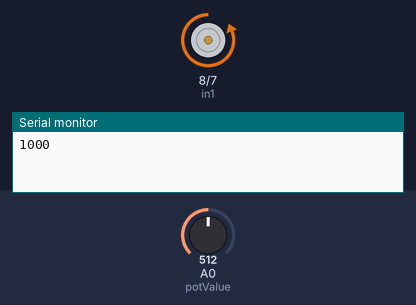
Simulated run of this sketch. Board: Arduino Uno, built with avr-gcc and run on an emulated ATmega328P. On the bench: motor-driver pin pairs drawn as motors (green arrow = first pin HIGH = forward, orange = second pin HIGH = backward, longer = more drive, scaled by the enable pin), the last lines printed to the serial monitor. Inputs (shaded band) come from the test bench; at power-on: A0 (potValue) = 512.

Above: at 2.8 s.
2.9 s: A0 (potValue) set to 122
6.4 s: A0 (potValue) set to 0
At 7.8 s:
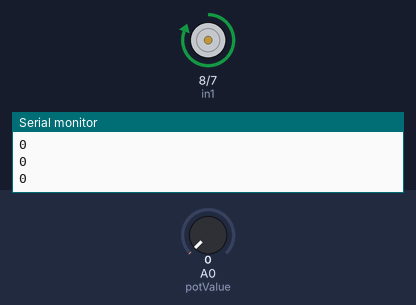
9.1 s: A0 (potValue) set to 306
At 10.1 s:
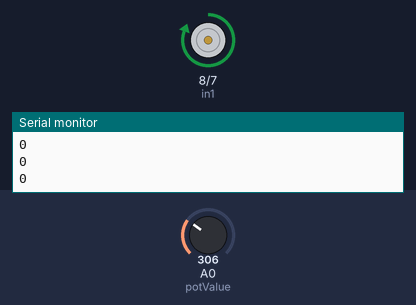
Timing chart, 0 to 18.6 s (numbered marks = the images above; inputs shaded):
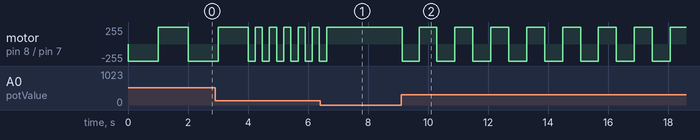

The sketch:

ventillator.ino
```cpp
#define enA 9
#define in1 8
#define in2 7
#define potValue A0
void setup() {
  Serial.begin(9600);
  pinMode(enA, OUTPUT);
  pinMode(in1, OUTPUT);
  pinMode(in2, OUTPUT);
  pinMode(potValue, INPUT);


}
void loop() {
  int potValue = analogRead(A0); // Read potentiometer value
//  int pwmOutput = map(potValue, 0, 1023, 0 , 255); // Map the potentiometer value from 0 to 255
  int pwmOutput = map(potValue, 0, 1023, 0 , 2000); // Map the potentiometer val ue from 0 to 1023
  analogWrite(enA, 255); // Send PWM signal to L298N Enable pin


  digitalWrite(in1, LOW);
  digitalWrite(in2, HIGH);
  delay(pwmOutput);

  digitalWrite(in1, HIGH);
  digitalWrite(in2, LOW);
  delay(pwmOutput);
  Serial.println(pwmOutput);

}

// This code was written by Abo-Bakr Emara from LOGICON Egypt
```

Measured:
- after the input at 6.4 s, motor on pin 8 (in1) / pin 7 (in2): goes on until 6.6 s, then stays forward 255/255
- after the input at 9.1 s, motor on pin 8 (in1) / pin 7 (in2): alternates forward 255/255 for 0.60 s and backward 255/255 for 0.60 s, starting at once
- by itself, motor on pin 8 (in1) / pin 7 (in2): repeats every 0.48 s: backward 255/255 0.24 s, forward 255/255 0.24 s
